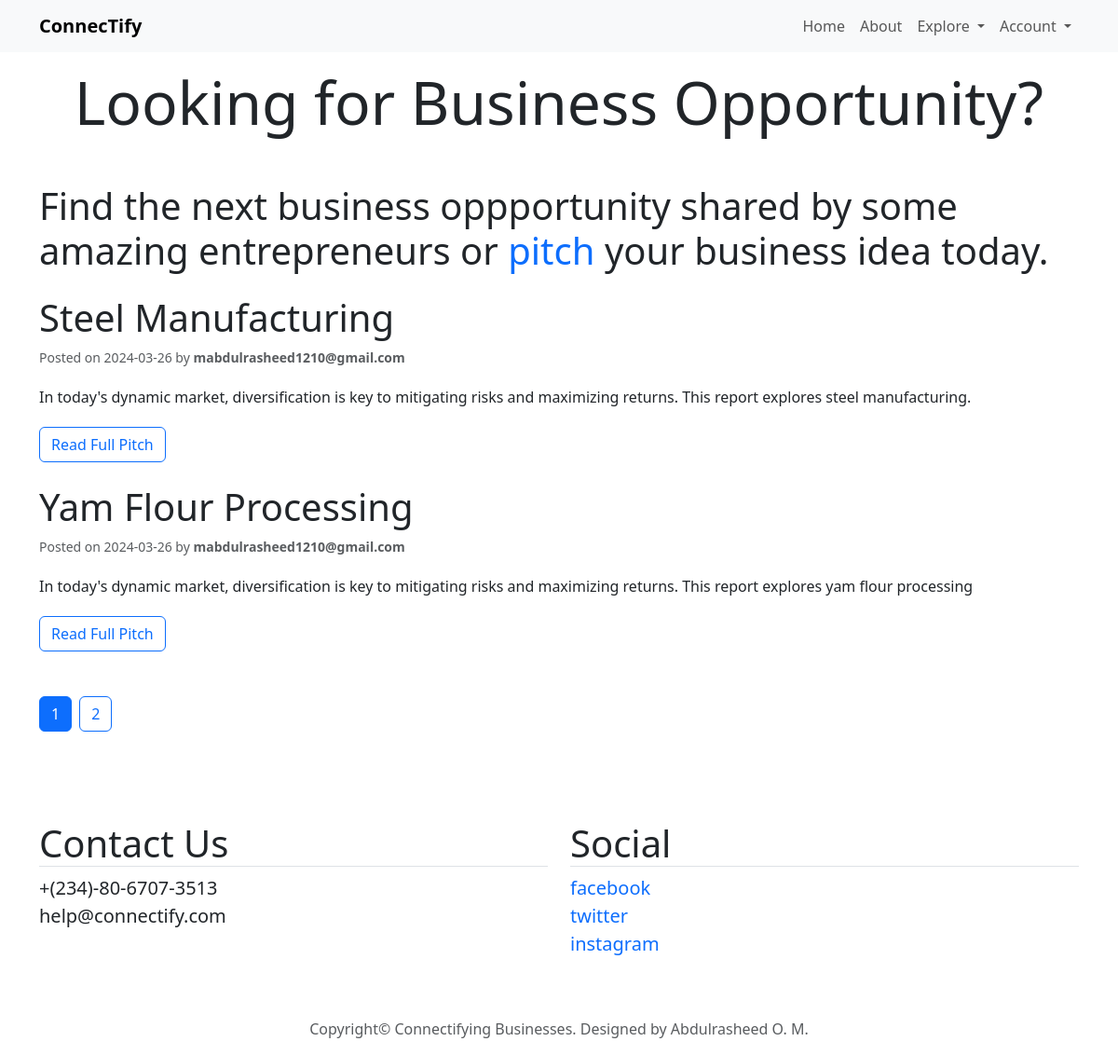
Screenshot of /business with the database file from the repository.
### connectify/models.py (models this page shows, shortened)
class Post(db.Model):
    id = db.Column(db.Integer, primary_key=True)
    title = db.Column(db.Text, nullable=False)
    introduction = db.Column(db.Text, nullable=False)
    problem_statement = db.Column(db.Text, nullable=False)
    solution = db.Column(db.Text, nullable=False)
    market_analysis = db.Column(db.Text, nullable=False)
    financial_projection = db.Column(db.Text, nullable=False)
    user_id = db.Column(db.Integer, db.ForeignKey('user.id'), nullable=False)
    date_posted = db.Column(db.DateTime, nullable=False, default=datetime.utcnow)

class User(db.Model, UserMixin):
    id = db.Column(db.Integer, primary_key=True)
    first_name = db.Column(db.String(20), nullable=False)
    last_name = db.Column(db.String(20), nullable=False)
    email = db.Column(db.String(120), unique=True, nullable=False)
    image_file = db.Column(db.String(20), nullable=False, default='default.jpg')
    password = db.Column(db.String(60), nullable=False)
    about_me = db.Column(db.String(100), nullable=True)
    priority = db.Column(db.Integer, nullable=False, default=0)
    posts = db.relationship('Post', backref='author', lazy=True)

### connectify/routes.py (the view)
@app.route('/business', methods=['GET', 'POST'])
def business():
        page = request.args.get('page', type=int)
        posts = Post.query.order_by(Post.date_posted.desc()).paginate(page=page, per_page=2)
        return render_template('business.html', title='Business', posts=posts)

### connectify/templates/business.html
{% extends 'layout.html' %}
{% block content %}
<h1 class="display-3 text-start text-md-center mb-5">Looking for Business Opportunity?</h1>
<h3 class="display-6">Find the next business oppportunity shared by some amazing entrepreneurs or <a
        href="{{ url_for('pitch') }}" class="link text-decoration-none">pitch</a> your business idea today.
</h3>
{% for post in posts.items %}
<div class="row mt-4">
    <h3 class="display-6">{{ post.title }}</h3>
    <small class="text-muted">Posted on {{ post.date_posted.strftime('%Y-%m-%d') }} by <span class="fw-bold">{{
            post.author.email }}</span></small>
    <p class="lh-lg mt-3">{{ post.introduction }}</p>
    <div>
        <a href="{{ url_for('post', post_id=post.id) }}" class="btn btn-outline-primary">Read Full Pitch</a>
    </div>
</div>
{% endfor %}
{% for page_num in posts.iter_pages(left_edge=1, right_edge=1, left_current=1, right_current=2) %}
{% if page_num %}
{% if posts.page == page_num %}
<a href="{{ url_for('business', page=page_num) }}" class="btn btn-primary my-5 me-1">{{ page_num }}</a>
{% else %}
<a href="{{ url_for('business', page=page_num) }}" class="btn btn-outline-primary my-5 me-1">{{ page_num }}</a>
{% endif %}
{% else %}
...
{% endif %}
{% endfor %}
{% endblock content %}

### rows the page displays
Post: title "Steel Manufacturing", date_posted "2024-03-26", author.email "mabdulrasheed1210@gmail.com", introduction "In today's dynamic market, diversification is key to mitigating risks and maximizing returns. This report explores steel manufacturing."
Post: title "Yam Flour Processing", date_posted "2024-03-26", author.email "mabdulrasheed1210@gmail.com", introduction "In today's dynamic market, diversification is key to mitigating risks and maximizing returns. This report explores yam flour processing"

### other values shown
{{ page_num }} "1"
{{ page_num }} "2"
